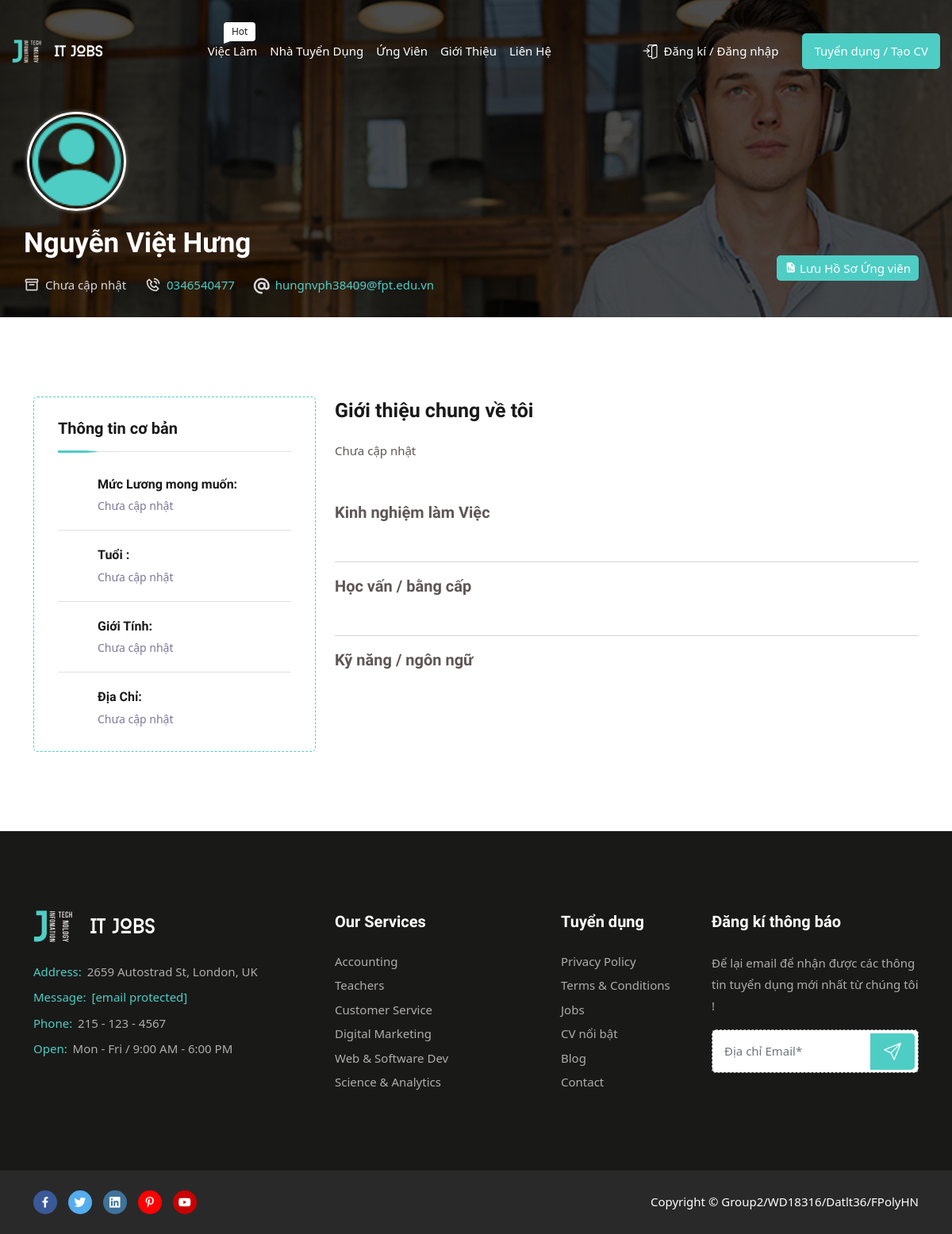
Page /index.php?act=infoCv&id=3 on the earlier database version.
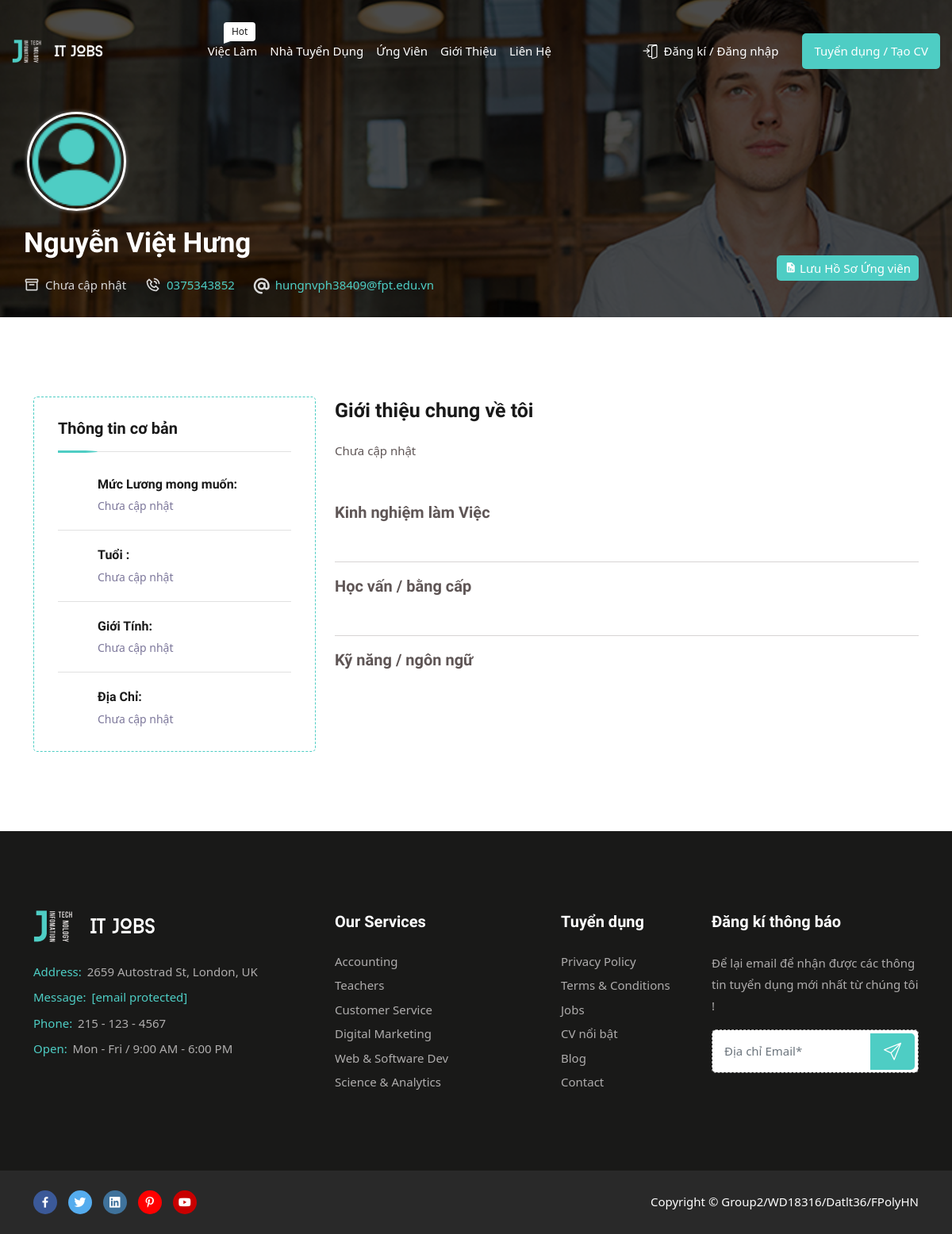
Same page on the later database version.
### tables this page shows
CREATE TABLE `cv` (
  `id` int(10) NOT NULL,
  `iduser` int(10) NOT NULL,
  `gender` varchar(255) NOT NULL,
  `birth` date NOT NULL,
  `salary` varchar(255) NOT NULL,
  `major` varchar(255) NOT NULL,
  `introduce` text NOT NULL,
  `attach` varchar(255) NOT NULL
);

CREATE TABLE `user` (
  `id` int(10) NOT NULL,
  `username` varchar(255) NOT NULL,
  `pass` varchar(255) NOT NULL,
  `name` varchar(255) NOT NULL,
  `email` varchar(255) NOT NULL,
  `phone` varchar(13) NOT NULL,
  `address` varchar(255) NOT NULL,
  `role` int(2) NOT NULL
);

### index.php (called while the page is built)
<?php
include 'controller/controller.php';

### model/pdo.php (called while the page is built, shortened)
<?php
function pdo_get_connection(){
    $servername = "localhost";
    $username = "root";
    $password = "";
    try {
        $conn = new PDO("mysql:host=$servername;dbname=duan1", $username, $password);
        $conn->setAttribute(PDO::ATTR_ERRMODE, PDO::ERRMODE_EXCEPTION);
        return $conn;
    } catch(PDOException $e) {
        echo "Connection failed: " . $e->getMessage();
    }
}
function pdo_query_one($sql){
    $sql_args=array_slice(func_get_args(),1);
    try{
        $conn=pdo_get_connection();
        $stmt=$conn->prepare($sql);
        $stmt->execute($sql_args);
        $row=$stmt->fetch(PDO::FETCH_ASSOC);
        return $row;
    }
    catch(PDOException $e){
        throw $e;
    }
    finally{
        unset($conn);
    }
}

### model/cv.php (called while the page is built, shortened)
<?php
function info_cv($id)
{
    $sql = "SELECT cv.*, u.name, u.email, u.phone, u.address, s.progLang, s.percent, ec.corp, ec.start, ec.end, ec.job, d.school, d.year, g.avatar, i.id as idinfo ,
            TIMESTAMPDIFF(YEAR, cv.birth, CURRENT_DATE) as age,
            TIMESTAMPDIFF(MONTH, MIN(ec.start), MAX(ec.end)) as exp
            FROM cv
            INNER JOIN user u ON cv.iduser = u.id
            LEFT JOIN skillcv s ON cv.id = s.idcv
            LEFT JOIN gallery g ON cv.iduser = g.iduser
            LEFT JOIN degree d ON cv.id = d.idcv
            LEFT JOIN expcv ec ON ec.idcv = cv.id
            LEFT JOIN info  i ON i.idcv = cv.id
            WHERE u.role = 2 AND cv.iduser = ?
            GROUP BY cv.id, u.name, u.email, u.phone, g.avatar, u.address, cv.birth, s.progLang, ec.idcv";
    $cv = pdo_query_one($sql, $id);
    return $cv;
}

### global.php (called while the page is built, shortened)
<?php
function checknull($input)
{
    $return = $input == '' || !isset($input) ? 'Chưa cập nhật' : $input;
    return $return;
}
function checkUserAvaNull($input)
{
    $return = $input == '' ? 'assets/img/unknowUser.png' : 'assets/uploads/' . $input;
    return $return;
}

### view/cv/infoCv.php (the view, shortened to what the rows shown need)
<div id="headCv" class="page-title-area two three">
    <div class="d-table">
        <div class="d-table-cell">
            <div class="container">
                <div class="row align-items-end">
                    <div class="ps-0 col-lg-8">
                        <div class="left two">
                            <div class="borderAva overflow-hidden rounded-circle ms-1 mb-3 d-flex justify-content-center align-items-center">
                                <img width="100%" height="100%" src='<?= checkUserAvaNull($avatar) ?>' alt='user ' class=''>
                            </div>
                            <h2><?= checknull($name) ?></h2>
                            <ul>
                                <li>
                                    <i class="bx bx-box"></i>
                                    <?= checknull($major) ?>
                                </li>
                                <li>
                                    <i class="bx bx-phone-call"></i>
                                    <a href="tel:<?= checknull($phone) ?>"><?= checknull($phone) ?></a>
                                </li>
                                <li>
                                    <i class="fa-solid fa-at"></i>
                                    <a href="mailto:<?= checknull($email) ?>">
                                        <?= checknull($email) ?>
                                    </a>
                                </li>
                            </ul>
                        </div>
                    </div>
                    <div class="col-lg-4">
                        <div class="right" id="checkForApprove">
                            <ul class="d-flex justify-content-end align-items-center">
                                <?php if (isset($attachFile) && $attachFile !== '') {
                                    $attachURL = $attach_path . $attachFile;
                                ?>
                                    <li>
                                        <a href="<?= $attachURL ?>" target="_blank">
                                            <button class="custom-file-upload" onclick="downloadAttach(<?= $link ?>)">
                                                <i class="fa-solid fa-paperclip"></i>
                                                CV đính kèm
                                            </button>
                                        </a>
                                    </li>
                                <?php } else { ?>
                                    <li>
                                        <button id="savePDF" onclick="savePDF()">
                                            <i class="bx bxs-report"></i>
                                            Lưu Hồ Sơ Ứng viên
                                        </button>
                                    </li>
                                <?php } ?>
                            </ul>
                        </div>
                    </div>
                </div>
            </div>
        </div>
    </div>
</div>
<div id="bodyCv" class="person-details-area resume-area ptb-100">
    <div class="container">
        <div class="row d-flex justify-content-between align-items-start">
            <div id="col-left" class="col-lg-4">
                <div class="widget-area">
                    <div class="information widget-item">
                        <h3>Thông tin cơ bản</h3>
                        <ul>
                            <li>
                                <h4>Mức Lương mong muốn:</h4>
                                <span><?= checknull($salary) ?></span>
                            </li>
                            <li>
                                <h4>Tuổi :</h4>
                                <span><?= checknull($age) ?></span>
                            </li>
                            <li>
                                <h4>Giới Tính:</h4>
                                <span><?= checknull($gender) ?></span>
                            </li>
                            <li>
                                <h4>Địa Chỉ:</h4>
                                <span><?= checknull($address) ?></span>
                            </li>
                        </ul>
                    </div>
                </div>
            </div>
            <div id="col-right" class="col-lg-8">
                <div class="details-item">
                    <div class="profile">
                        <h3>Giới thiệu chung về tôi</h3>
                        <p><?= checknull($introduce) ?></p>
                    </div>
                    <div class="skills mb-5">
                        <h5>Kinh nghiệm làm Việc </h5>
                    </div>
                    <hr>
                    <div class="skills mb-5">
                        <h5>Học vấn / bằng cấp</h5>
                    </div>
                    <hr>
                    <div class="skills mb-5">
                        <h5>Kỹ năng / ngôn ngữ</h5>
                    </div>
                </div>
            </div>
        </div>
    </div>
</div>

Differences in the rows shown:
changed through a linked row, cv "Chưa cập nhật": iduser.phone "0346540477" → "0375343852"
